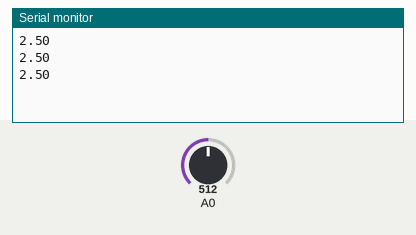
The sketch below on a simulated Arduino Uno, built with avr-gcc and run on an emulated ATmega328P. On the bench: the last lines printed to the serial monitor. Inputs (shaded band) come from the test bench; at power-on: A0 = 512.

Above: at 1.3 s.
1.4 s: A0 set to 716
At 1.9 s:
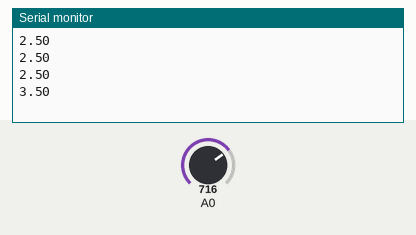
2.9 s: A0 set to 900
At 3.4 s:
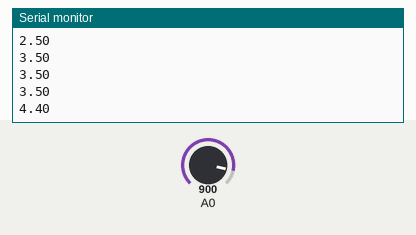
Timing chart, 0 to 5.9 s (numbered marks = the images above; inputs shaded):
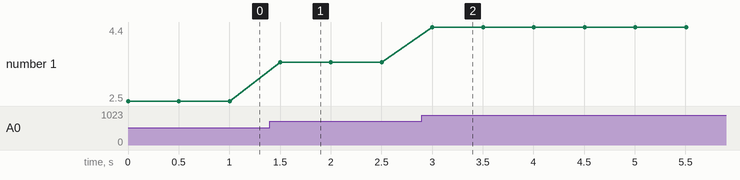

The sketch:

monitor_ph.ino
```cpp
int pH_value;
float volt;
void setup() {

  Serial.begin(9600);

}

void loop() {

  pH_value = analogRead(A0);
  volt = pH_value * (5/1023.0);
  Serial.println(volt);
  delay(500);

}
```

Measured:
- after the input at 1.4 s, the serial monitor: prints a new line after 0.10 s (image 1)
- after the input at 2.9 s, the serial monitor: prints a new line after 0.10 s (image 2)
- plotted number 1: 2.5 → 3.5 after the input at 1.4 s, 3.5 → 4.4 after the input at 2.9 s
